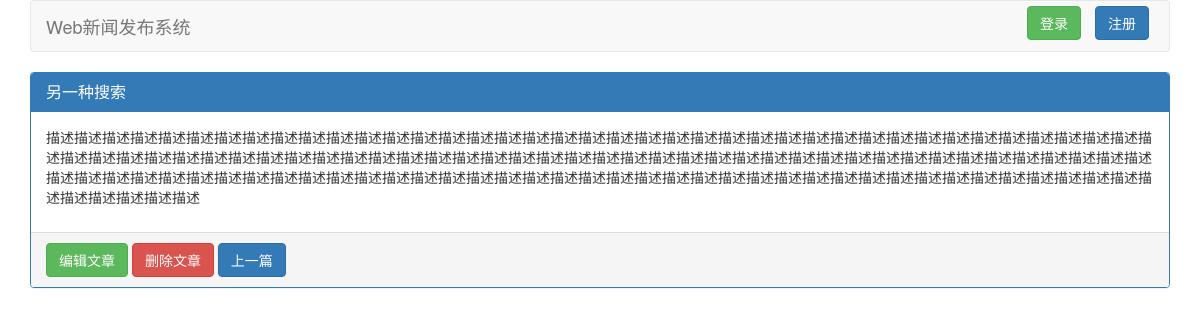
Page /article/read/28/ on the committed database.
### article/models.py (models this page shows, shortened)
class ArticleInfo(models.Model):
    create_time = models.DateTimeField(auto_now_add=True, verbose_name='创建时间')
    title = models.CharField(max_length=200, verbose_name='标题')
    category = models.ForeignKey(Category, on_delete=models.CASCADE, verbose_name='分类')
    cover = models.ImageField(upload_to='images/article/cover/', blank=True, null=True, verbose_name='封面')
    desc = models.TextField(verbose_name="描述")
    author = models.ForeignKey(User, on_delete=models.CASCADE, verbose_name='作者')
    content = RichTextUploadingField(verbose_name='内容')

### article/views.py (the view)
# urls.py: path('read/<int:aid>/', views.article_read, name='read'),
def article_read(request, aid):
    article = get_object_or_404(ArticleInfo, id=aid)
    previous_article = ArticleInfo.objects.filter(id__lt=article.id).order_by('-id').first()
    next_article = ArticleInfo.objects.filter(id__gt=article.id).order_by('id').first()
    return render(request, 'article/read.html', {
        'article': article,
        'previous_article': previous_article,
        'next_article': next_article
    })

### templates/article/read.html (shortened to what this page needs)
{% extends 'base.html' %}
{% block content %}
<div class="panel panel-primary">
    <div class="panel-heading">
        <h1 class="panel-title">{{ article.title }}</h1>
    </div>
    <div class="panel-body">
        {{ article.content | safe }}
    </div>
    <div class="panel-footer">
        <a class="btn btn-success" href="{% url 'article:edit' article.id %}">编辑文章</a>
        <a class="btn btn-danger" href="{% url 'article:delete' article.id %}">删除文章</a>
        {% if previous_article %}
        <a class="btn btn-primary" href="{% url 'article:read' previous_article.id %}">上一篇</a>
        {% endif %}
    </div>
</div>
{% endblock %}

### rows in the picture
ArticleInfo: title "另一种搜索", content "描述描述描述描述描述描述描述描述描述描述描述描述描述描述描述描述描述描述描述描述描述描述描述描述描述描述描述描述描述描述描述描述描述描述描述描述描述描述描述描述描述描述描述描述描述描述描述描述描述描述描述描述描述描述描述描述描述描述描述描述描述描述描述描述描述描述描述描述描述描述描述描述描述描述描述描述描述描述描述描述描述描述描述描述描述描述描述描述描述描述描述描述描述描述描述描述描述描述描述描述描述描述描述描述描述描述描述描述描述描述描述描述描述描述描述描述描述描述描述描述描述描述描述描述"
